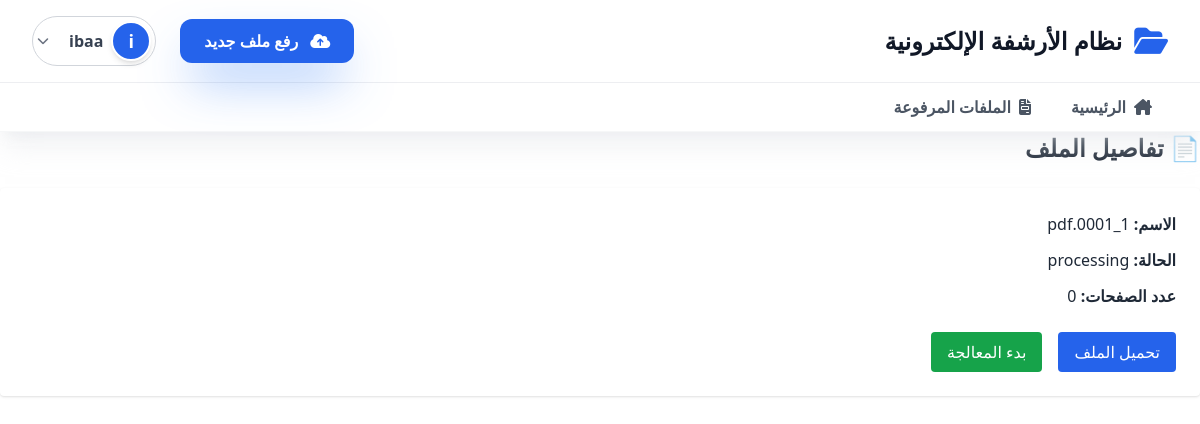
The page /uploads/1/ (signed in) on the database its author committed.
### processing/models.py (models this page shows)
class Upload(models.Model):
    STATUS_CHOICES = [
        ('pending', 'Pending'),
        ('uploading', 'Uploading'),
        ('processing', 'Processing'),
        ('completed', 'Completed'),
        ('failed', 'Failed'),
    ]
    user = models.ForeignKey(User, on_delete=models.CASCADE)
    original_filename = models.CharField(max_length=255)
    stored_filename = models.CharField(max_length=255)
    total_pages = models.IntegerField(default=0)
    status = models.CharField(max_length=20, choices=STATUS_CHOICES, default='pending')
    created_at = models.DateTimeField(auto_now_add=True)
    updated_at = models.DateTimeField(auto_now=True)

### processing/views.py (the view)
# urls.py: path('uploads/<int:upload_id>/', views.upload_detail, name='upload_detail'),
@login_required
def upload_detail(request, upload_id):
    upload = get_object_or_404(Upload, id=upload_id, user=request.user)
    return render(request, 'uploads/detail.html', {'upload': upload})

### processing/templates/uploads/detail.html (shortened to what this page needs)
{% extends "base.html" %}
{% block content %}
<h2 class="text-2xl font-bold mb-6">📄 تفاصيل الملف</h2>
<div class="bg-white p-6 rounded shadow">
    <p class="mb-3"><b>الاسم:</b> {{ upload.original_filename }}</p>
    <p class="mb-3"><b>الحالة:</b> {{ upload.status }}</p>
    <p class="mb-3"><b>عدد الصفحات:</b> {{ upload.total_pages }}</p>
    <div class="mt-6 flex gap-4">
        <a href="{% url 'download_file' upload.id %}" class="bg-blue-600 text-white px-4 py-2 rounded">
            تحميل الملف
        </a>
        <a href="{% url 'processing:process_upload' upload.id %}" class="bg-green-600 text-white px-4 py-2 rounded">
            بدء المعالجة
        </a>
    </div>
</div>
{% endblock %}

### processing/templates/base.html (shortened to what this page needs)
{% load static %}
<!DOCTYPE html>
<html lang="ar" dir="rtl">
<head>
    <link rel="stylesheet" href="https://cdnjs.cloudflare.com/ajax/libs/font-awesome/6.5.2/css/all.min.css" />
    <script src="https://cdn.tailwindcss.com"></script>
</head>
<body class="body-pattern text-gray-800">
<header class="sticky top-0 z-50 bg-white shadow-xl shadow-gray-200/50 border-b border-gray-100/70">
    <div class="max-w-7xl mx-auto px-4 sm:px-6 lg:px-8 py-4 flex justify-between items-center">
        <a href="{% url 'processing:dashboard' %}" class="flex items-center gap-3 flex-shrink-0 group">
            <span class="text-blue-600 text-3xl transition-transform group-hover:scale-105">
                <i class="fa-solid fa-folder-open"></i>
            </span>
            <h1 class="text-2xl font-extrabold text-gray-900 transition-colors group-hover:text-blue-700">نظام الأرشفة الإلكترونية</h1>
        </a>
        <div class="flex items-center gap-6 flex-shrink-0">
            <a href="{% url 'processing:upload_create' %}"
               class="bg-blue-600 text-white px-6 py-2.5 rounded-xl font-extrabold text-base
                      shadow-2xl shadow-blue-500/70
                      hover:bg-blue-700 transition transform hover:-translate-y-0.5 hover:shadow-blue-500/90 duration-300">
                <i class="fa-solid fa-cloud-upload-alt ml-2"></i> رفع ملف جديد
            </a>
            {% if user.is_authenticated %}
            <div x-data="{ open: false }" @keydown.escape.window="open = false" class="relative">
                <button @click="open = !open" type="button"
                        class="flex items-center gap-2 p-1 bg-white rounded-full
                               border border-gray-300 hover:border-blue-400
                               transition duration-150 focus:outline-none focus:ring-4 focus:ring-blue-500/50">
                    <div class="w-10 h-10 bg-blue-600 rounded-full flex items-center justify-center
                                text-white font-bold text-lg border-2 border-white shadow-md">
                        {{ user.username|slice:":1" }}{{ user.last_name|slice:":1" }}
                    </div>
                    <span class="font-bold text-gray-700 hidden sm:block ml-1">{{ user.username }}</span>
                    <i class="fa-solid fa-chevron-down text-gray-500 text-xs mr-2 transition-transform" :class="{ 'rotate-180': open }"></i>
                </button>
            </div>
            {% endif %}
        </div>
    </div>
    <div class="h-px bg-gray-200/70"></div>
    <nav class="max-w-7xl mx-auto px-4 sm:px-6 lg:px-8">
        <div class="flex items-center gap-2 text-base font-semibold">
            <a href="{% url 'processing:dashboard' %}" class="py-3 px-4 transition duration-200 rounded-t-lg flex items-center {% if request.resolver_match.url_name == 'dashboard' %}text-blue-700 border-b-4 border-blue-600 font-extrabold -mb-px bg-blue-50{% else %}text-gray-600 hover:text-blue-700 hover:bg-blue-50/50{% endif %}">
                <i class="fa-solid fa-house-chimney ml-2"></i> الرئيسية
            </a>
            <a href="{% url 'processing:upload_list' %}" class="py-3 px-4 transition duration-200 rounded-t-lg flex items-center {% if request.resolver_match.url_name == 'upload_list' %}text-blue-700 border-b-4 border-blue-600 font-extrabold -mb-px bg-blue-50{% else %}text-gray-600 hover:text-blue-700 hover:bg-blue-50/50{% endif %}">
                <i class="fa-solid fa-file-invoice ml-2"></i> الملفات المرفوعة
            </a>
        </div>
    </nav>
</header>
{% block content %}{% endblock %}
</body>
</html>

### rows shown on the page
Upload: original_filename "1_0001.pdf", status "processing", total_pages "0"

### other values the page prints
{{ user.username|slice:":1" }} "i"
{{ user.username }} "ibaa"
